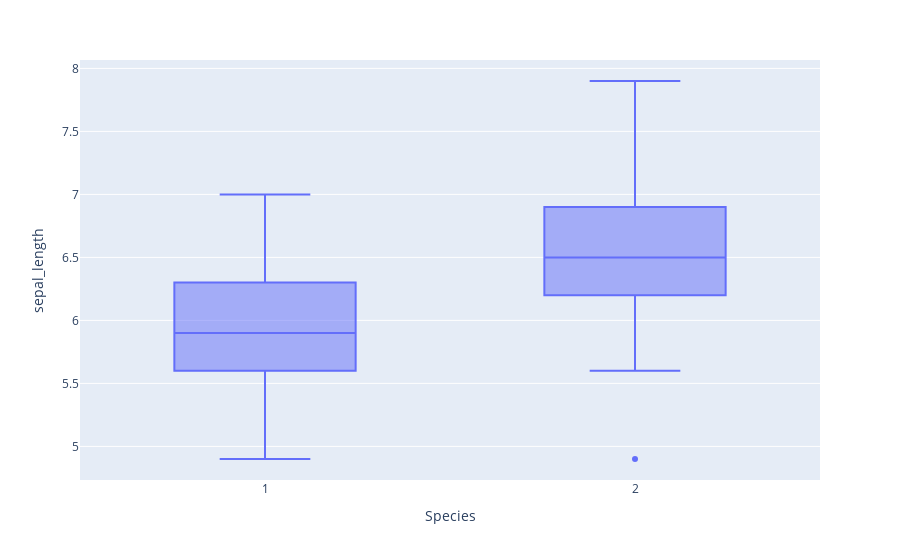

Notebook cell for this chart:
### Markdown cell above
## Box plot on sepal length

### Code cell
fig = px.box(X, y="sepal_length",x ="Species")
fig.show()

### Figure 1 — Plotly figure (JSON) as saved in the notebook; plotly's stock layout.template omitted (floating-point values rounded to 4 significant figures)
{"data": [{"alignmentgroup": "True", "hovertemplate": "Species=%{x}<br>sepal_length=%{y}<extra></extra>", "legendgroup": "", "marker": {"color": "#636efa"}, "name": "", "notched": false, "offsetgroup": "", "orientation": "v", "showlegend": false, "type": "box", "x": [1, 1, 1, 1, 1, 1, 1, 1, 1, 1, 1, 1, 1, 1, 1, 1, 1, 1, 1, 1, 1, 1, 1, 1, 1, 1, 1, 1, 1, 1, 1, 1, 1, 1, 1, 1, 1, 1, 1, 1, 1, 1, 1, 1, 1, 1, 1, 1, 1, 1, 2, 2, 2, 2, 2, 2, 2, 2, 2, 2, 2, 2, 2, 2, 2, 2, 2, 2, 2, 2, 2, 2, 2, 2, 2, 2, 2, 2, 2, 2, 2, 2, 2, 2, 2, 2, 2, 2, 2, 2, 2, 2, 2, 2, 2, 2, 2, 2, 2, 2], "x0": " ", "xaxis": "x", "y": [7, 6.4, 6.9, 5.5, 6.5, 5.7, 6.3, 4.9, 6.6, 5.2, 5, 5.9, 6, 6.1, 5.6, 6.7, 5.6, 5.8, 6.2, 5.6, 5.9, 6.1, 6.3, 6.1, 6.4, 6.6, 6.8, 6.7, 6, 5.7, 5.5, 5.5, 5.8, 6, 5.4, 6, 6.7, 6.3, 5.6, 5.5, 5.5, 6.1, 5.8, 5, 5.6, 5.7, 5.7, 6.2, 5.1, 5.7, 6.3, 5.8, 7.1, 6.3, 6.5, 7.6, 4.9, 7.3, 6.7, 7.2, 6.5, 6.4, 6.8, 5.7, 5.8, 6.4, 6.5, 7.7, 7.7, 6, 6.9, 5.6, 7.7, 6.3, 6.7, 7.2, 6.2, 6.1, 6.4, 7.2, 7.4, 7.9, 6.4, 6.3, 6.1, 7.7, 6.3, 6.4, 6, 6.9, 6.7, 6.9, 5.8, 6.8, 6.7, 6.7, 6.3, 6.5, 6.2, 5.9], "y0": " ", "yaxis": "y"}], "layout": {"boxmode": "group", "legend": {"tracegroupgap": 0}, "margin": {"t": 60}, "xaxis": {"anchor": "y", "domain": [0, 1], "title": {"text": "Species"}}, "yaxis": {"anchor": "x", "domain": [0, 1], "title": {"text": "sepal_length"}}}}
